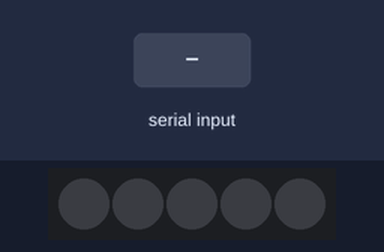
The sketch below on a simulated Arduino Uno, built with avr-gcc and run on an emulated ATmega328P. Shown: 5 RGB LEDs in strip order, left to right. The inputs (shaded band) are chosen by the test bench. Dim RGB values are drawn brighter than linear.

Above: at 1.2 s.
1.3 s: "R" received over Serial
At 2.5 s:
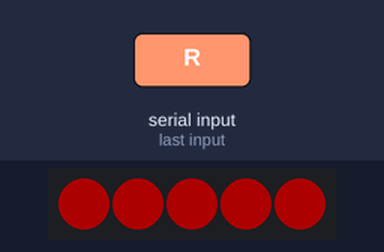
2.8 s: "G" received over Serial
At 3.8 s:
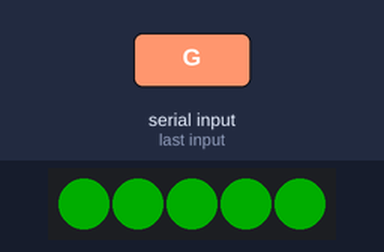
4.3 s: "B" received over Serial
At 4.9 s:
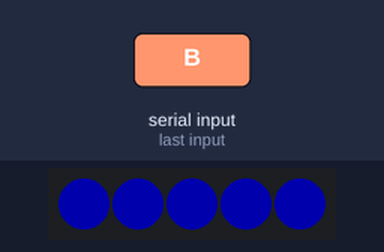
5.8 s: "R" received over Serial
At 5.81 s:
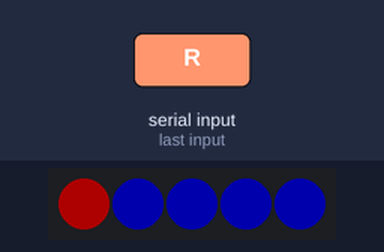
Timing chart, 0 to 8.3 s (numbered marks = the images above; inputs shaded):
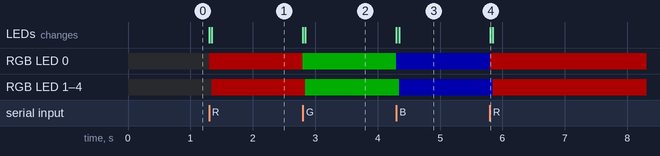

The sketch:

PhysicalNeoPixel.ino
```cpp
#include <Adafruit_NeoPixel.h>

// Which pin on the Arduino is connected to the NeoPixels?
// On a Trinket or Gemma we suggest changing this to 1:
#define LED_PIN    12

// How many NeoPixels are attached to the Arduino?
#define LED_COUNT 5

// Declare our NeoPixel strip object:
Adafruit_NeoPixel strip(LED_COUNT, LED_PIN, NEO_GRB + NEO_KHZ800);
// Argument 1 = Number of pixels in NeoPixel strip
// Argument 2 = Arduino pin number (most are valid)
// Argument 3 = Pixel type flags, add together as needed:
//   NEO_KHZ800  800 KHz bitstream (most NeoPixel products w/WS2812 LEDs)
//   NEO_KHZ400  400 KHz (classic 'v1' (not v2) FLORA pixels, WS2811 drivers)
//   NEO_GRB     Pixels are wired for GRB bitstream (most NeoPixel products)
//   NEO_RGB     Pixels are wired for RGB bitstream (v1 FLORA pixels, not v2)
//   NEO_RGBW    Pixels are wired for RGBW bitstream (NeoPixel RGBW products)

int incomingByte;      // a variable to read incoming serial data into

void setup() {
  // initialize serial communication:
  Serial.begin(9600);

  strip.begin();           // INITIALIZE NeoPixel strip object (REQUIRED)
  strip.show();            // Turn OFF all pixels ASAP
  strip.setBrightness(50); // Set BRIGHTNESS to about 1/5 (max = 255)
}

void loop() {
  // see if there's incoming serial data:
  if (Serial.available() > 0) {
    // read the oldest byte in the serial buffer:
    incomingByte = Serial.read();
    if (incomingByte == 'R') {
      setColor(255,0,0);
    }
    if (incomingByte == 'G') {
     setColor(0,255,0);
    }
    if (incomingByte == 'B') {
     setColor(0,0,255);
    }
  }
}

void setColor(int r, int g, int b){
    for(int i=0; i<strip.numPixels(); i++) { // For each pixel in strip...
    strip.setPixelColor(i, r,g,b);         //  Set pixel's color (in RAM)
    strip.show();                          //  Update strip to match
    delay(10);                           //  Pause for a moment
  }
}
```

Measured:
- after the input at 1.3 s, RGB LED 0–4: off → RGB(50, 0, 0) at once; the LEDs: first change at once (image 1 shows a later state)
- after the input at 2.8 s, RGB LED 0–4: RGB(50, 0, 0) → RGB(0, 50, 0) at once; the LEDs: first change at once (image 2 shows a later state)
- after the input at 4.3 s, RGB LED 0–4: RGB(0, 50, 0) → RGB(0, 0, 50) at once; the LEDs: first change at once (image 3 shows a later state)
- after the input at 5.8 s, RGB LED 0–4: RGB(0, 0, 50) → RGB(50, 0, 0) at once; the LEDs: change at once (image 4)
